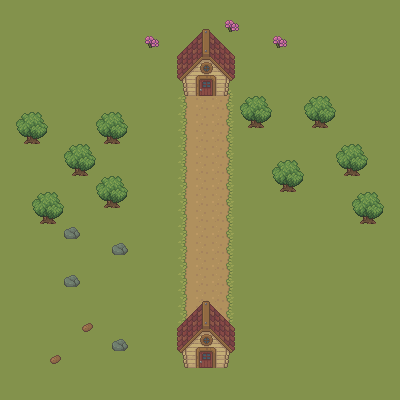

This game map was drawn from its Tiled (.tmx) file and the tilesets committed beside it. A one-line description and the trimmed map source follow:
An orthogonal 25x25 tile map with 16x16 px tiles, 2 tile layers (Земля, Обьекты).

<map version="1.5" tiledversion="1.7.2" orientation="orthogonal" renderorder="left-up" width="25" height="25" tilewidth="16" tileheight="16" infinite="0" nextlayerid="3" nextobjectid="1">
 <editorsettings>
  <export target="../public/tile_map005.json" format="json" />
 </editorsettings>
 <tileset firstgid="1" name="global" tilewidth="16" tileheight="16" tilecount="156" columns="13">
  <image source="../tiles/farm free/global.png" width="208" height="192" />
 </tileset>
 <layer id="1" name="Земля" width="25" height="25">
  <data>[625 cells, 625 non-empty, 6 distinct tile ids]</data>
 </layer>
 <layer id="2" name="Обьекты" width="25" height="25">
  <data>[625 cells, 88 non-empty, 27 distinct tile ids]</data>
 </layer>
</map>
